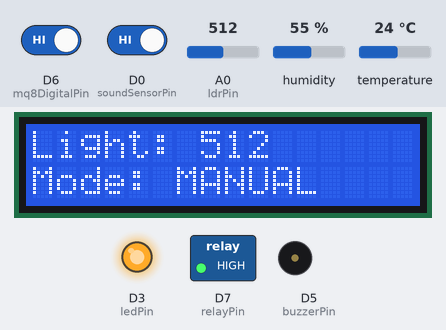
The program below on a simulated ESP8266 (NodeMCU). On the bench: 16×2 character LCD, switched loads named in the program (green lamp = pin HIGH), output pins drawn as LEDs (lit = HIGH), buzzer (waves = sounding). The inputs (shaded band) are chosen by the test bench; at power-on: D0 (soundSensorPin) HIGH, humidity 55 %, D6 (mq8DigitalPin) HIGH, A0 (ldrPin) = 512, temperature 24 °C. WiFi joins after 1.5 s; servers stay silent unless stated; uploads are accepted with an empty reply; what the program prints to the serial monitor is not drawn.

Above: at 4.0 s.
4.1 s: D0 (soundSensorPin) driven LOW
At 10.34 s:
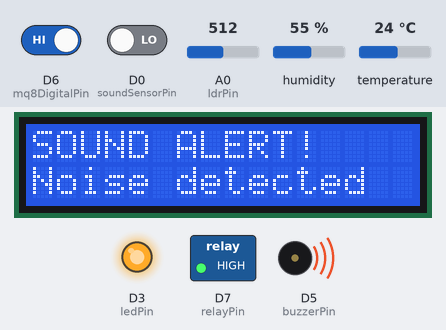
11.3 s: humidity set to 22 %
At 17.4 s:
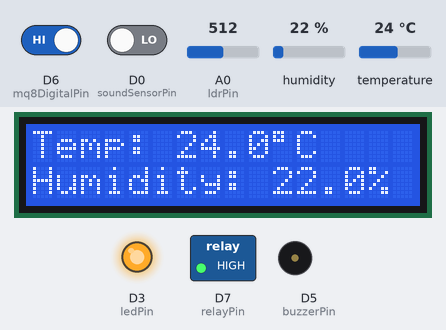
18.4 s: D6 (mq8DigitalPin) driven LOW
At 22.2 s:
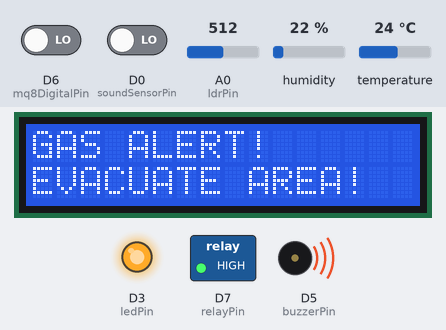
25.6 s: D6 (mq8DigitalPin) driven HIGH
27.4 s: D0 (soundSensorPin) driven HIGH
At 28.6 s:
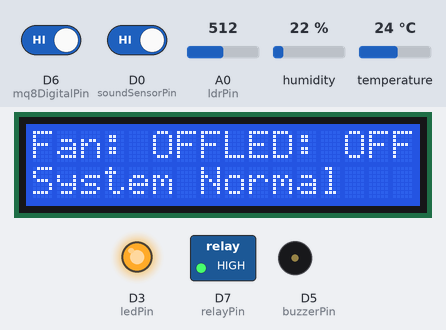
33.7 s: A0 (ldrPin) set to 716
At 37.1 s:
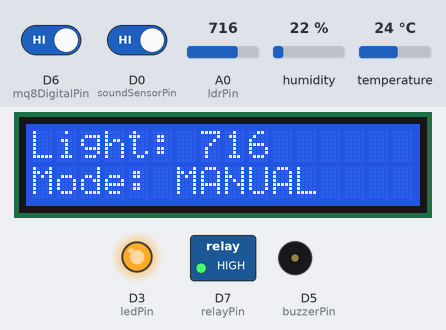
Timing chart, 0 to 38.6 s (numbered marks = the images above; inputs shaded):
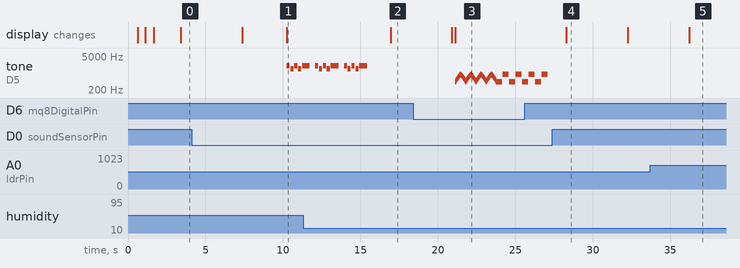

Measured:
- after the input at 4.1 s, tone on D5 (buzzerPin): plays 2000 Hz for 0.20 s, 1500 Hz for 0.20 s, 2000 Hz for 0.20 s, 1500 Hz for 0.20 s, 2000 Hz for 0.06 s, starting after 6.1 s; the display: first differs from a run without the input after 6.1 s (image 1)
- after the input at 11.3 s, the display: changes after 5.6 s (image 2)
- after the input at 18.4 s, the display: first differs from a run without the input after 2.7 s (image 3)
- after the input at 27.4 s, tone on D5 (buzzerPin): stops changing and stays silent
- what the display in image 4 shows lasts 3.9 s, from 28.3 s to 32.2 s

The program:

main.cpp
```cpp
#include <Arduino.h>
#include <DHT.h>
#include <ArduinoJson.h>
#include <ESP8266WiFi.h>
#include <ESP8266HTTPClient.h>
#include <WiFiClient.h>
#include <LiquidCrystal_I2C.h>
#include <Wire.h>

// WiFi credentials
const char* ssid = "Gihanga Dynamics";
const char* password = "gihanga@2025";

// LCD setup (0x27 is the default I2C address, adjust if needed)
LiquidCrystal_I2C lcd(0x27, 16, 2);

// Server details
const char* serverName = "http://192.168.88.192/library_monitoring_system/api/add_sensor_data.php";
const char* getModeUrl = "http://192.168.88.192/library_monitoring_system/api/get_mode.php";
const char* getControlUrl = "http://192.168.88.192/library_monitoring_system/api/get_control.php";

// Pin definitions
const int soundSensorPin = D0;    // Sound sensor
const int ldrPin = A0;            // LDR sensor
// const int mq8Pin = D5;            // MQ-8 sensor
const int mq8DigitalPin = D6;     // MQ-8 digital pin
const int DHTPIN = D4;            // DHT22
const int buzzerPin = D5;         // Buzzer
const int ledPin = D3;            // LED
const int relayPin = D7;          // Relay for fan

#define DHTTYPE DHT11
DHT dht(DHTPIN, DHTTYPE);

// System parameters
const int soundThreshold = 300;
const int lightThreshold = 100;
const int gasThreshold = 100;
const float tempThreshold = 28.0;

bool isAlertActive = false;
bool fanStatus = 0;
bool ledStatus = 0;
bool automationMode = false;  // Default to manual mode
// Add these variables
bool manualAlarmActive = false;
String alarmReason = "";
// Define alert tone patterns
const int soundAlertTones[] = {2000, 1500, 2000, 1500, 2000};
const int soundAlertDurations[] = {200, 200, 200, 200, 500};
const int numSoundAlertTones = 5;

// Replace lines 53-55 with:
const int gasAlertTones[] = {440, 880, 440, 880, 440, 880, 440, 880};  // Alternating low-high pattern like ambulance
const int gasAlertDurations[] = {400, 400, 400, 400, 400, 400, 400, 400};  // Equal durations for wailing effect
const int numGasAlertTones = 8;  // Updated to match the new array size

unsigned long lastAlertTime = 0;
const unsigned long alertCooldown = 10000; // 10 seconds cooldown between alerts

void playManualAlarm();
void  checkManualAlarm();
void controlLighting();
// Function to get operation mode from server
bool getOperationMode() {
  if (WiFi.status() == WL_CONNECTED) {
    WiFiClient client;
    HTTPClient http;

    http.begin(client, getModeUrl);
    int httpResponseCode = http.GET();

    if (httpResponseCode > 0) {
      String payload = http.getString();

      // Parse JSON response
      DynamicJsonDocument doc(1024);
      deserializeJson(doc, payload);

      bool mode = doc["automation_mode"];
      http.end();
      return mode;
    }
    http.end();
  }
  return false; // Default to manual mode if can't connect
}

// Function to get manual control commands when in manual mode
void getManualControl() {
  if (!automationMode && WiFi.status() == WL_CONNECTED) {
    automationMode = false;
    WiFiClient client;
    HTTPClient http;

    http.begin(client, getControlUrl);
    int httpResponseCode = http.GET();

    if (httpResponseCode > 0) {
      String payload = http.getString();

      // Parse JSON response
      DynamicJsonDocument doc(1024);
      deserializeJson(doc, payload);

      // Update device status based on manual control
      fanStatus = doc["fan_status"];
      ledStatus = doc["led_status"];


      // Apply the manual controls
      digitalWrite(relayPin, fanStatus ? LOW : HIGH);
      digitalWrite(ledPin, ledStatus ? LOW : HIGH);

      Serial.print("Manual control - Fan: ");
      Serial.print(fanStatus ? "ON" : "OFF");
      Serial.print(", LED: ");
      Serial.println(ledStatus ? "ON" : "OFF");
    }
    http.end();
  }
}

// Function to control devices in automation mode
void automatedControl(float temperature, int lightLevel) {
  if (automationMode) {
    // Control fan based on temperature
    if (temperature > tempThreshold) {
      digitalWrite(relayPin, LOW);
      fanStatus = true;
      Serial.println("Auto: Fan turned ON (high temperature)");
    } else {
      digitalWrite(relayPin, HIGH);
      fanStatus = false;
      Serial.println("Auto: Fan turned OFF (normal temperature)");
    }

    // Control LED based on light level
    // if (lightLevel < lightThreshold) {
    //   digitalWrite(ledPin, LOW);
    //   ledStatus = true;
    //   Serial.println("Auto: LED turned ON (low light)");
    // } else {
    //   digitalWrite(ledPin, HIGH);
    //   ledStatus = false;
    //   Serial.println("Auto: LED turned OFF (bright environment)");
    // }
    controlLighting();
  }
}

// Function to send data to database
void sendToDatabase(float temperature, float humidity, int lightLevel, int soundLevel, int gasLevel) {
  if (WiFi.status() == WL_CONNECTED) {
    WiFiClient client;
    HTTPClient http;

    http.begin(client, serverName);
    http.addHeader("Content-Type", "application/x-www-form-urlencoded");

    String httpRequestData = "temperature=" + String(temperature) +
                          "&humidity=" + String(humidity) +
                          "&light_level=" + String(lightLevel) +
                          "&sound_level=" + String(soundLevel) +
                          "&gas_level=" + String(gasLevel);
                          // "&fan_status=" + String(fanStatus ? 1 : 0) +
                          // "&led_status=" + String(ledStatus ? 1 : 0);

    int httpResponseCode = http.POST(httpRequestData);

    if (httpResponseCode > 0) {
      Serial.print("HTTP Response code: ");
      Serial.println(httpResponseCode);
    } else {
      Serial.print("Error code: ");
      Serial.println(httpResponseCode);
    }
    http.end();
  } else {
    Serial.println("WiFi Disconnected");
  }
}

// Function to update LCD display
void updateLCD(float temperature, float humidity, int lightLevel, bool fanOn, bool ledOn) {
  static unsigned long lastLCDUpdate = 0;
  static int displayState = 0;

  // Update LCD every 3 seconds and rotate between different screens
  if (millis() - lastLCDUpdate > 3000) {
    lastLCDUpdate = millis();
    displayState = (displayState + 1) % 3;  // Cycle through 3 different screens

    lcd.clear();

    switch (displayState) {
      case 0:  // Temperature and humidity
        lcd.setCursor(0, 0);
        lcd.print("Temp: ");
        lcd.print(temperature, 1);
        lcd.print((char)223);  // Degree symbol
        lcd.print("C");

        lcd.setCursor(0, 1);
        lcd.print("Humidity: ");
        lcd.print(humidity, 1);
        lcd.print("%");
        break;

      case 1:  // Light level and mode
        lcd.setCursor(0, 0);
        lcd.print("Light: ");
        lcd.print(lightLevel);

        lcd.setCursor(0, 1);
        lcd.print("Mode: ");
        lcd.print(automationMode ? "AUTO" : "MANUAL");
        break;

      case 2:  // Device status
        lcd.setCursor(0, 0);
        lcd.print("Fan: ");
        lcd.print(fanOn ? "ON " : "OFF");

        lcd.setCursor(8, 0);
        lcd.print("LED: ");
        lcd.print(ledOn ? "ON " : "OFF");

        lcd.setCursor(0, 1);
        if (isAlertActive) {
          lcd.print("ALERT ACTIVE!");
        } else {
          lcd.print("System Normal");
        }
        break;
    }
  }
}

void controlLighting() {
  int lightLevel = analogRead(ldrPin);
  if (lightLevel < lightThreshold) {
    digitalWrite(ledPin, HIGH);
  } else {
    digitalWrite(ledPin, LOW);
  }
  Serial.print(" || ");

  Serial.print("Light Level: ");
  Serial.print(lightLevel);
  Serial.print(" || ");
}


// Function to play alert tones for sound detection
void playSoundAlert() {
  isAlertActive = true;

  // Display alert on LCD
  lcd.clear();
  lcd.setCursor(0, 0);
  lcd.print("SOUND ALERT!");
  lcd.setCursor(0, 1);
  lcd.print("Noise detected");

  // Play alert pattern 3 times for sound detection
  for (int repeat = 0; repeat < 3; repeat++) {
    for (int i = 0; i < numSoundAlertTones; i++) {
      tone(buzzerPin, soundAlertTones[i]);
      delay(soundAlertDurations[i]);
      noTone(buzzerPin);
      delay(50);  // Short pause between tones
    }
    delay(300);  // Pause between pattern repetitions
  }

  isAlertActive = false;
}

// Function to play alert tones for gas detection (more urgent pattern)
void playGasAlert() {
  isAlertActive = true;

  // Display alert on LCD
  lcd.clear();
  lcd.setCursor(0, 0);
  lcd.print("GAS ALERT!");
  lcd.setCursor(0, 1);
  lcd.print("EVACUATE AREA!");

  // Play ambulance-like siren pattern
  for (int repeat = 0; repeat < 4; repeat++) {
    // Rising pitch (ambulance approaching sound)
    for (int pitch = 440; pitch < 880; pitch += 20) {
      tone(buzzerPin, pitch);
      delay(15);
    }

    // Falling pitch (ambulance departing sound)
    for (int pitch = 880; pitch > 440; pitch -= 20) {
      tone(buzzerPin, pitch);
      delay(15);
    }
  }

  // Play the defined pattern once more
  for (int i = 0; i < numGasAlertTones; i++) {
    tone(buzzerPin, gasAlertTones[i]);
    delay(gasAlertDurations[i]);
    noTone(buzzerPin);
    delay(20);
  }

  noTone(buzzerPin);  // Ensure tone is off when done
  isAlertActive = false;
}


// Function to play manual alarm
void playManualAlarm() {
  isAlertActive = true;

  // Play a distinctive pattern for manual alarms
  for (int repeat = 0; repeat < 10; repeat++) {
    // SOS pattern (... --- ...)
    // Short beeps (S)
    for (int i = 0; i < 3; i++) {
      tone(buzzerPin, 2500);
      delay(200);
      noTone(buzzerPin);
      delay(200);
    }

    delay(300);

    // Long beeps (O)
    for (int i = 0; i < 3; i++) {
      tone(buzzerPin, 2500);
      delay(600);
      noTone(buzzerPin);
      delay(200);
    }

    delay(300);

    // Short beeps (S)
    for (int i = 0; i < 3; i++) {
      tone(buzzerPin, 2500);
      delay(200);
      noTone(buzzerPin);
      delay(200);
    }

    delay(1000);

    // Check if alarm was stopped
    checkManualAlarm();
    if (!manualAlarmActive) {
      break;
    }
  }

  isAlertActive = false;
}


// Function to check for manual alarm activation
void checkManualAlarm() {
  if (WiFi.status() == WL_CONNECTED) {
    WiFiClient client;
    HTTPClient http;

    // Create a URL to get alarm status
    String url = String(serverName);
    url.replace("add_sensor_data.php", "get_alarm_status.php");

    http.begin(client, url);
    int httpResponseCode = http.GET();

    if (httpResponseCode > 0) {
      String payload = http.getString();

      // Parse JSON response
      DynamicJsonDocument doc(1024);
      deserializeJson(doc, payload);

      bool alarmStatus = doc["alarm_active"];

      // If alarm status changed
      if (alarmStatus != manualAlarmActive) {
        manualAlarmActive = alarmStatus;

        if (manualAlarmActive) {
          // Get the reason
          alarmReason = doc["alarm_reason"].as<String>();

          // Display on LCD
          lcd.clear();
          lcd.setCursor(0, 0);
          lcd.print("MANUAL ALARM!");
          lcd.setCursor(0, 1);
          lcd.print(alarmReason);

          // Trigger alarm
          playManualAlarm();
        } else {
          // Alarm was stopped
          lcd.clear();
          lcd.setCursor(0, 0);
          lcd.print("Alarm stopped");
          lcd.setCursor(0, 1);
          lcd.print("System normal");
          delay(2000);
        }
      }
    }
    http.end();
  }
}
void setup() {
  Serial.begin(115200);

  // Initialize I2C and LCD
  Wire.begin(D2, D1);  // SDA, SCL pins for ESP8266 (D2=GPIO4, D3=GPIO0)
    lcd.init();
  lcd.backlight();
  lcd.clear();
  lcd.setCursor(0, 0);
  lcd.print("Library Monitor");
  lcd.setCursor(0, 1);
  lcd.print("Initializing...");

  // Initialize pins
  pinMode(buzzerPin, OUTPUT);
  pinMode(soundSensorPin, INPUT);
  pinMode(ledPin, OUTPUT);
  pinMode(ldrPin, INPUT);
  // pinMode(mq8Pin, INPUT);
  pinMode(mq8DigitalPin, INPUT);
  pinMode(relayPin, OUTPUT);

  // Initialize with devices off
  digitalWrite(ledPin, HIGH);
  digitalWrite(relayPin, HIGH);

  // Initialize DHT sensor
  dht.begin();

   // Connect to WiFi
  lcd.clear();
  lcd.setCursor(0, 0);
  lcd.print("Connecting WiFi");

  // Connect to WiFi
  WiFi.begin(ssid, password);
  Serial.print("Connecting to WiFi");
 WiFi.begin(ssid, password);
  Serial.print("Connecting to WiFi");
  int dots = 0;
  while (WiFi.status() != WL_CONNECTED) {
    delay(500);
    Serial.print(".");
    lcd.setCursor(dots % 16, 1);
    lcd.print(".");
    dots++;
  }
  Serial.println();
  Serial.print("Connected to WiFi network with IP Address: ");
  Serial.println(WiFi.localIP());

  lcd.clear();
  lcd.setCursor(0, 0);
  lcd.print("WiFi Connected");
  lcd.setCursor(0, 1);
  lcd.print(WiFi.localIP());
  // delay(2000);
}

void loop() {
  // Check operation mode every 5 seconds
  static unsigned long lastModeCheck = 0;
  if (millis() - lastModeCheck > 50) {
    bool newMode = getOperationMode();
    if (newMode != automationMode) {
      automationMode = newMode;
      Serial.print("Operation mode changed to: ");
      Serial.println(automationMode ? "AUTOMATION" : "MANUAL");

      // Update LCD immediately when mode changes

      lcd.clear();
      lcd.setCursor(0, 0);
      lcd.print("Mode changed to:");
      lcd.setCursor(0, 1);
      lcd.print(automationMode ? "AUTOMATION" : "MANUAL");
      delay(500);  // Show mode change for 2 seconds
    }
    lastModeCheck = millis();
  }
   // Check for manual alarm activation every 5 seconds
  static unsigned long lastAlarmCheck = 0;
  if (millis() - lastAlarmCheck > 50) {
    checkManualAlarm();
    lastAlarmCheck = millis();
  }

  // Read sensor data
  float humidity = dht.readHumidity();
  float temperature = dht.readTemperature();
  int lightLevel = analogRead(ldrPin);
  int soundLevel = digitalRead(soundSensorPin);
  int gasLevel = digitalRead(mq8DigitalPin);

  // Update LCD with current readings
  updateLCD(temperature, humidity, lightLevel, fanStatus, ledStatus);

  // Rest of your existing loop code...

  // Print sensor data
  Serial.print("Temperature: ");
  Serial.print(temperature);
  Serial.print("°C | Humidity: ");
  Serial.print(humidity);
  Serial.print("% | Light: ");
  Serial.print(lightLevel);
  Serial.print(" | Sound: ");
  Serial.print(soundLevel);
  Serial.print(" | Gas: ");
  Serial.println(gasLevel);

  // Control logic based on operation mode
  if (automationMode) {
    // In automation mode, control devices based on sensor readings
    automatedControl(temperature, lightLevel);
  } else {
    // In manual mode, get control commands from server
    getManualControl();
  }
  //   // Handle lighting control
  // controlLighting();
// Handle alerts (always active regardless of mode)
unsigned long currentTime = millis();
if (!isAlertActive && (currentTime - lastAlertTime > alertCooldown)) {
  // Gas alert (higher priority)
  if (gasLevel == 0) {
    Serial.println("Gas alert triggered!");
    playGasAlert();
    lastAlertTime = currentTime;
  }
  // Sound alert (lower priority)
  else if (soundLevel == 0) {
    Serial.println("Sound alert triggered!");
    playSoundAlert();
    lastAlertTime = currentTime;
  }
}

  // Send data to database every 1 seconds
  static unsigned long lastDataSend = 0;
  if (millis() - lastDataSend > 1000) {
    sendToDatabase(temperature, humidity, lightLevel, soundLevel, gasLevel);
    lastDataSend = millis();
  }

  delay(500);
}
```
